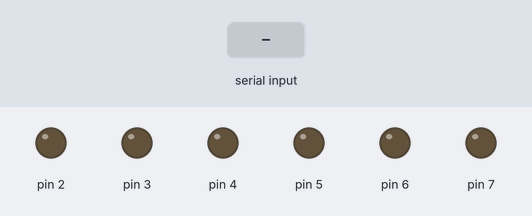
Recording of a sketch running on a simulated Arduino Uno, built with avr-gcc and run on an emulated ATmega328P. On the bench: output pins drawn as LEDs (lit = HIGH). The test bench sets the inputs (shaded band).

Above: at 1.2 s.
1.3 s: "1" received over Serial
At 2.5 s:
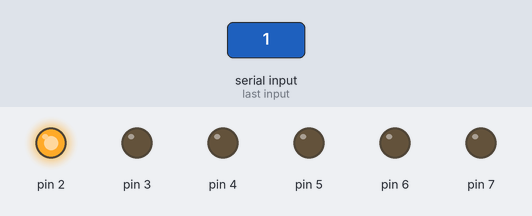
2.8 s: "1" received over Serial
At 3.9 s:
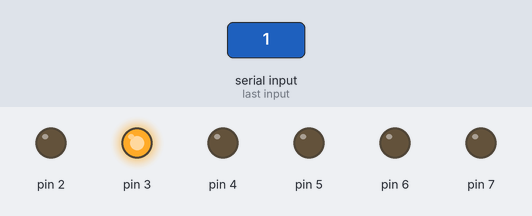
Timing chart, 0 to 5.8 s (numbered marks = the images above; inputs shaded):
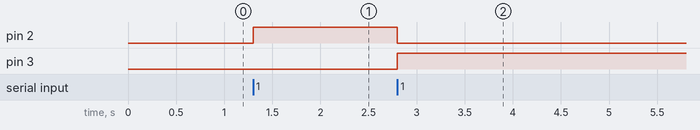

Measured:
- after the input at 1.3 s, pin 2: LOW → HIGH at once
- after the input at 2.8 s, pin 2: HIGH → LOW at once; pin 3: LOW → HIGH at once

The sketch:

testSerialCommArduino.ino
```cpp
int led = 1;
char serialData;

void setup() {

  Serial.begin(9600);
  for (int x = 2; x < 8; x++) {
    pinMode(x, OUTPUT);
  }
}

void loop() {

  if (Serial.available()) {
    serialData = Serial.read();

    // turn off current light and turn on next light
    if (serialData == '1') {
      digitalWrite(led, LOW);
      led++;
      led = led > 7 ? 2 : led;
      digitalWrite(led, HIGH);
    }
  }


}
```
